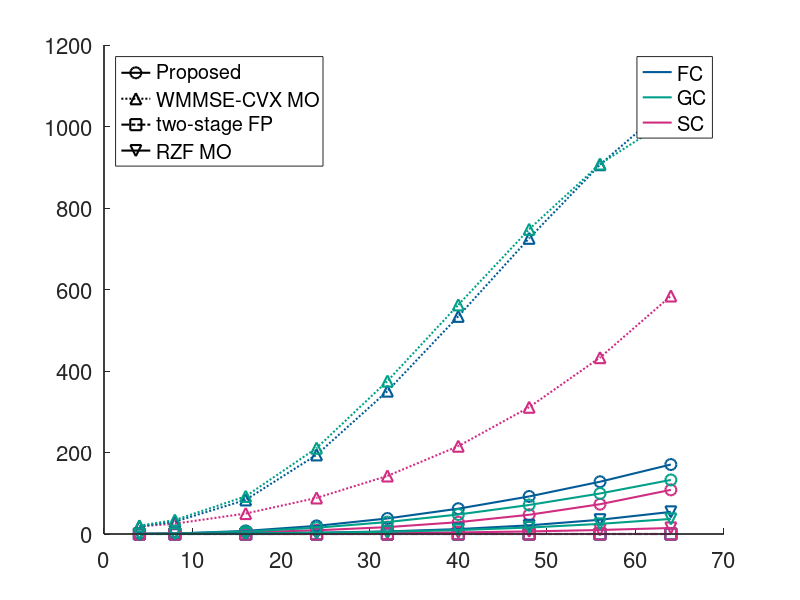

This figure's MATLAB source: (Note: this script raises an error after producing the figure.)
addpath('/Users/hesami/Documents/Research/ris_isac/Hesamilab/matlab_gpt/bdris_mmWave/bdris_new/data/figure_1/nMonte_1000/');
load('fig1_proposed_closed_form_K_2.mat');
%% colors
color1 = [0, 91, 150] / 255;   % (0,91,150)
color2 = [0, 159, 136] / 255;  % (0,159,136)
color3 = [208, 44, 129] / 255; % (208,44,129)
colors = {color1, color2, color3};

%% Proposed
% Compute mean over the first (iteration) dimension
%mean_wsr = squeeze( mean(res, 1, 'omitnan') );  % size = [numMi × numSchemes]
mean_time = squeeze( mean(res_time, 1, 'omitnan') );  % size = [numMi × numSchemes]

N_orig = [4,8,16,32,64];
y_orig1 = mean_time(:, 1);        % 5×1 vector for scheme sch
y_orig2 = mean_time(:, 2);        % 5×1 vector for scheme sch
y_orig3 = mean_time(:, 3);        % 5×1 vector for scheme sch

% new x‐axis with “in‐between” points
N_new  = [4, 8, 16, 24, 32, 40, 48, 56, 64];

y_new1 = interp1(N_orig, y_orig1, N_new, 'spline');
y_new2 = interp1(N_orig, y_orig2, N_new, 'spline');
y_new3 = interp1(N_orig, y_orig3, N_new, 'spline');

figure('DefaultAxesFontSize',16); %hold on;
ax1 = axes;
hold(ax1, 'on');
LineW = 1.5;
MarkS = 8;

p1 = plot(ax1, N_new, y_new1, '-o', 'Color', colors{3},'DisplayName', schemes{1}, 'LineWidth', LineW, 'MarkerSize', MarkS);
p2 = plot(ax1, N_new, y_new2, '-o', 'Color', colors{1},'DisplayName', schemes{2}, 'LineWidth', LineW, 'MarkerSize', MarkS);
p3 = plot(ax1, N_new, y_new3, '-o', 'Color', colors{2},'DisplayName', schemes{3}, 'LineWidth', LineW, 'MarkerSize', MarkS);





%% CVX
clearvars mean_time res res_time schemes Ny numSchemes;
load('cvx_FC.mat');
%mean_wsr = squeeze( mean(global_wsr, 1, 'omitnan') );  % size = [numElements × numSchemes]
mean_time = squeeze( mean(res_time, 1, 'omitnan') );  % size = [numElements × numSchemes]
y_orig1 = mean_time;
y_new1 = interp1(N_orig, y_orig1, N_new, 'spline');

p4 = plot(ax1, N_new, y_new1, ':^', 'Color', colors{3},'DisplayName', schemes{1}, 'LineWidth', LineW, 'MarkerSize', MarkS);


clearvars mean_time res res_time schemes Ny numSchemes;
load('cvx_GC.mat');
%mean_wsr = squeeze( mean(global_wsr, 1, 'omitnan') );  % size = [numElements × numSchemes]
mean_time = squeeze( mean(res_time, 1, 'omitnan') );  % size = [numElements × numSchemes]
y_orig2 = mean_time;
y_new2 = interp1(N_orig, y_orig2, N_new, 'spline');

p5 = plot(ax1, N_new, y_new2, ':^', 'Color', colors{1},'DisplayName', schemes{1}, 'LineWidth', LineW, 'MarkerSize', MarkS);


clearvars mean_time res res_time schemes Ny numSchemes;
load('cvx_SC.mat');
%mean_wsr = squeeze( mean(global_wsr, 1, 'omitnan') );  % size = [numElements × numSchemes]
mean_time = squeeze( mean(res_time, 1, 'omitnan') );  % size = [numElements × numSchemes]
y_orig3 = mean_time;
y_new3 = interp1(N_orig, y_orig3, N_new, 'spline');

p6 = plot(ax1, N_new, y_new3, ':^', 'Color', colors{2},'DisplayName', schemes{1}, 'LineWidth', LineW, 'MarkerSize', MarkS);


%% two-stage
clearvars mean_time res res_time schemes Ny numSchemes;
load('fig1_TwoStage.mat');

% Compute mean over the first (iteration) dimension
%mean_wsr = squeeze( mean(res, 1, 'omitnan') );  % size = [numMi × numSchemes]
mean_time = squeeze( mean(res_time, 1, 'omitnan') );  % size = [numMi × numSchemes]
twostageFC = mean_time(:,1);
twostageGC = mean_time(:,2);
twostageSC = mean_time(:,3);
twostageFC(1) = twostageSC(1);
twostageGC(2) = twostageSC(2);
y_orig1 = twostageFC;
y_orig2 = twostageGC;
y_orig3 = twostageSC;

y_new1 = interp1(N_orig, y_orig1, N_new, 'linear');
y_new2 = interp1(N_orig, y_orig2, N_new, 'linear');
y_new3 = interp1(N_orig, y_orig3, N_new, 'linear');

p7 = plot(ax1, N_new, y_new1, '-.s', 'Color', colors{2},'DisplayName', schemes{1}, 'LineWidth', LineW, 'MarkerSize', MarkS);
p8 = plot(ax1, N_new, y_new2, '-.s', 'Color', colors{1},'DisplayName', schemes{2}, 'LineWidth', LineW, 'MarkerSize', MarkS);
p9 = plot(ax1, N_new, y_new3, '-.s', 'Color', colors{3},'DisplayName', schemes{3}, 'LineWidth', LineW, 'MarkerSize', MarkS);





%% RZF
clearvars mean_time res res_time schemes Ny numSchemes;
load('fig1_other_benchmarks.mat');
% Compute mean over the first (iteration) dimension
%mean_wsr = squeeze( mean(res, 1, 'omitnan') );  % size = [numMi × numSchemes]
mean_time = squeeze( mean(res_time, 1, 'omitnan') );  % size = [numMi × numSchemes]
y_orig1 = mean_time(:,4);
y_orig2 = mean_time(:,5);
y_orig3 = mean_time(:,6);

y_new1 = interp1(N_orig, y_orig1, N_new, 'spline');
y_new2 = interp1(N_orig, y_orig2, N_new, 'spline');
y_new3 = interp1(N_orig, y_orig3, N_new, 'spline');

p10 = plot(ax1, N_new, y_new1, '-v', 'Color', colors{3}, 'DisplayName', schemes{4}, 'LineWidth', LineW, 'MarkerSize', MarkS);
p11 = plot(ax1, N_new, y_new2, '-v', 'Color', colors{1}, 'DisplayName', schemes{5}, 'LineWidth', LineW, 'MarkerSize', MarkS);
p12 = plot(ax1, N_new, y_new3, '-v', 'Color', colors{2}, 'DisplayName', schemes{6}, 'LineWidth', LineW, 'MarkerSize', MarkS);

%% second axis for color legneds
ax2 = axes('Position', get(ax1, 'Position'), 'Color', 'none', 'XTick', [], 'YTick', [], 'Box', 'off');
hold(ax2, 'on');
% dummy plots
c1 = plot(ax2, NaN, NaN, '-', 'Color', colors{1}, 'LineWidth', LineW, 'MarkerSize', MarkS,'DisplayName', 'FC');
c2 = plot(ax2, NaN, NaN, '-', 'Color', colors{2}, 'LineWidth', LineW, 'MarkerSize', MarkS,'DisplayName', 'GC');
c3 = plot(ax2, NaN, NaN, '-', 'Color', colors{3}, 'LineWidth', LineW, 'MarkerSize', MarkS,'DisplayName', 'SC');

%lg2 = legend(ax2, [c1, c2, c3], {'FC', 'GC', 'SC'}, 'Location', 'NorthEast');
lg2 = legend(ax2, [c1, c2, c3], {'FC', 'GC', 'SC'});
set(lg2, 'Color', 'white');

%% third axis linestyle legends
ax3 = axes('Position', get(ax1, 'Position'), 'Color', 'none', 'XTick', [], 'YTick', [], 'Box', 'off');
hold(ax3, 'on');
%h1 = plot(ax2, NaN, NaN, 'k-', 'LineWidth', 1.5, 'DisplayName', '-');
s1 = plot(ax3, NaN, NaN, 'k-o', 'LineWidth', LineW, 'MarkerSize', MarkS, 'DisplayName', 'Proposed' );
s2 = plot(ax3, NaN, NaN, 'k:^', 'LineWidth', LineW, 'MarkerSize', MarkS, 'DisplayName', 'WMMSE-CVX MO' );
s3 = plot(ax3, NaN, NaN, 'k-.s', 'LineWidth', LineW, 'MarkerSize', MarkS, 'DisplayName', 'two-stage FP');
s4 = plot(ax3, NaN, NaN, 'k-v', 'LineWidth', LineW, 'MarkerSize', MarkS, 'DisplayName', 'RZF MO');

lg3 = legend(ax3, [s1, s2, s3, s4], {'Proposed', 'WMMSE-CVX MO', 'two-stage FP', 'RZF MO'}, 'Location', 'NorthWest');
set(lg3, 'Color', 'white');

pos3 = lg3.Position;
pos2 = lg2.Position;
%pos2 = pos3;
pos2(1) = pos3(1) + pos3(4) + 0.08;
%pos2(3) = pos(3) * 0.6;
set(lg2, 'Position', pos2);
% set the position of the legends
%pos2 = lg2.Position;
%pos3 = pos2;
%pos3(2) = pos2(2) - pos2(4) - 0.01; % shift down
%set(lg3, 'Position', pos3 )

% Link the axes to synchronize zooming and panning
%linkaxes([ax1, ax2, ax3]);

% Ensure the second axes does not interfere with the first
set(ax2, 'HitTest', 'off', 'HandleVisibility', 'off');
set(ax3, 'HitTest', 'off', 'HandleVisibility', 'off');
%xlabel('\textrm{Number of RIS elements} $N$','FontSize', 12, 'Interpreter', 'LaTeX');
%ylabel('\textrm{Weighted sum-rate (bps/Hz)}', 'FontSize', 12, 'Interpreter', 'LaTeX');
xlabel('\textrm{Number of RIS elements $N$}', 'Interpreter', 'LaTeX');
ylabel('\textrm{Average CPU Time (sec)}', 'Interpreter', 'LaTeX');
set(gca,'xtick',N_new);
set(gca, 'YScale', 'log');
xlim([N_new(1), N_new(end)]);
set(gcf, 'Color', [1,1,1]);
set(gca, 'LineWidth',1);
grid on;
box on;

%% save as .eps format
% print(gcf, 'cpu_vs_N.eps', '-depsc2' );
